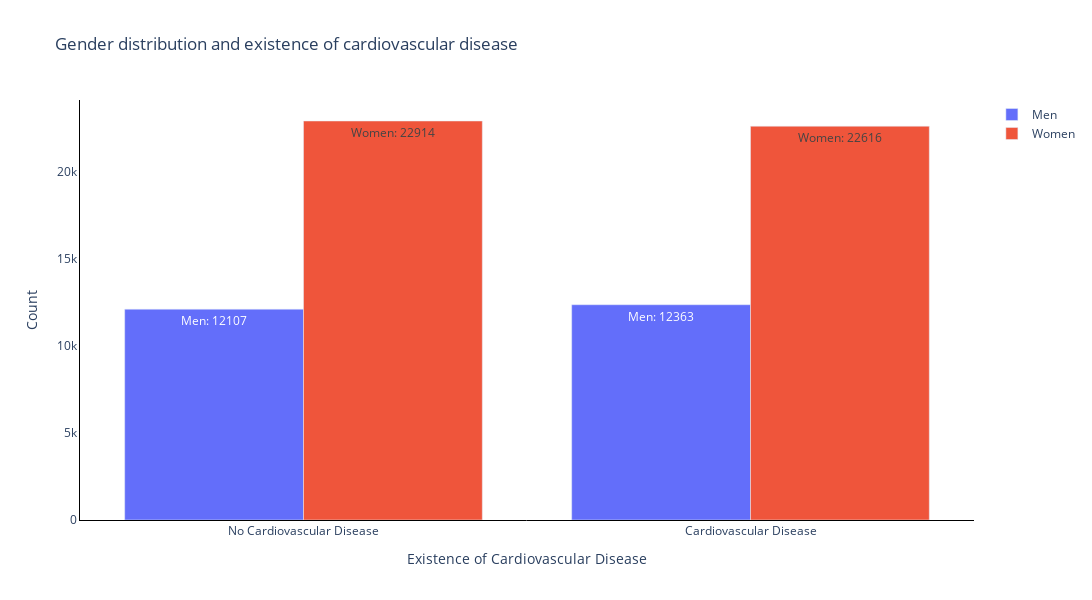

Notebook code for this chart:
### Code cell
import plotly_express as px
from plotly.subplots import make_subplots
import plotly.graph_objects as go


fig = make_subplots(rows=1, cols=1)
trace1 = px.bar(men_cardio, x="cardio", y="id")
trace2 = px.bar(women_cardio, x="cardio", y="id")


trace_list = [trace1, trace2]
y_col = ["Men", "Women"]
text = ["Women: " + str(val) for val in trace2.data[0]["y"]]

for i, (item, title) in enumerate(zip(trace_list, y_col)):
    fig.add_trace(
        go.Bar(
            name=title,
            x=["No Cardiovascular Disease", "Cardiovascular Disease"],
            y=item.data[0]["y"],
            showlegend=True,
            text=[f"{title}: " + str(val) for val in item.data[0]["y"]],
        )
    )


fig["layout"].update(
    height=600,
    width=1200,
    title="Gender distribution and existence of cardiovascular disease",
    plot_bgcolor="rgba(255,255,255,0.1)",
    paper_bgcolor="rgba(255,255,255,0.9)",
    showlegend=True,
)
fig.update_yaxes(
    tickmode="auto",
    showgrid=False,
    linecolor="#000",
    showline=True,
    spikecolor="#000000",
    title="Count",
)
fig.update_xaxes(
    tickmode="auto",
    showgrid=False,
    zeroline=True,
    title="Existence of Cardiovascular Disease",
    linecolor="#000",
    showline=True,
    spikecolor="#000000",
    showticklabels=True,
)


fig.show()

### Figure 1 — Plotly figure (JSON) as saved in the notebook; plotly's stock layout.template omitted (floating-point values rounded to 4 significant figures)
{"data": [{"name": "Men", "showlegend": true, "text": ["Men: 12107", "Men: 12363"], "type": "bar", "x": ["No Cardiovascular Disease", "Cardiovascular Disease"], "y": [12107, 12363]}, {"name": "Women", "showlegend": true, "text": ["Women: 22914", "Women: 22616"], "type": "bar", "x": ["No Cardiovascular Disease", "Cardiovascular Disease"], "y": [22914, 22616]}], "layout": {"height": 600, "paper_bgcolor": "rgba(255,255,255,0.9)", "plot_bgcolor": "rgba(255,255,255,0.1)", "showlegend": true, "title": {"text": "Gender distribution and existence of cardiovascular disease"}, "width": 1200, "xaxis": {"anchor": "y", "domain": [0, 1], "linecolor": "#000", "showgrid": false, "showline": true, "showticklabels": true, "spikecolor": "#000000", "tickmode": "auto", "title": {"text": "Existence of Cardiovascular Disease"}, "zeroline": true}, "yaxis": {"anchor": "x", "domain": [0, 1], "linecolor": "#000", "showgrid": false, "showline": true, "spikecolor": "#000000", "tickmode": "auto", "title": {"text": "Count"}}}}
